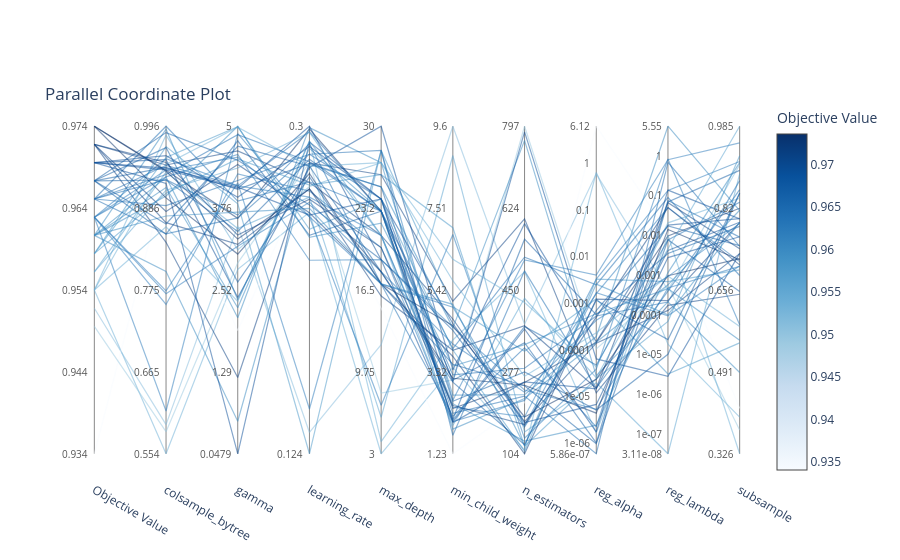

Notebook code for this chart:
### Code cell
plot_parallel_coordinate(study).show()
#Relates acc to parameters
